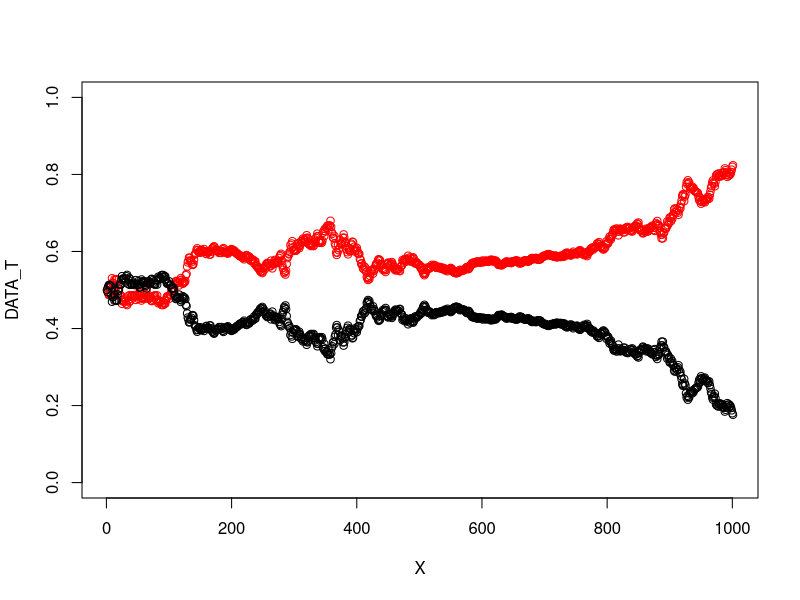
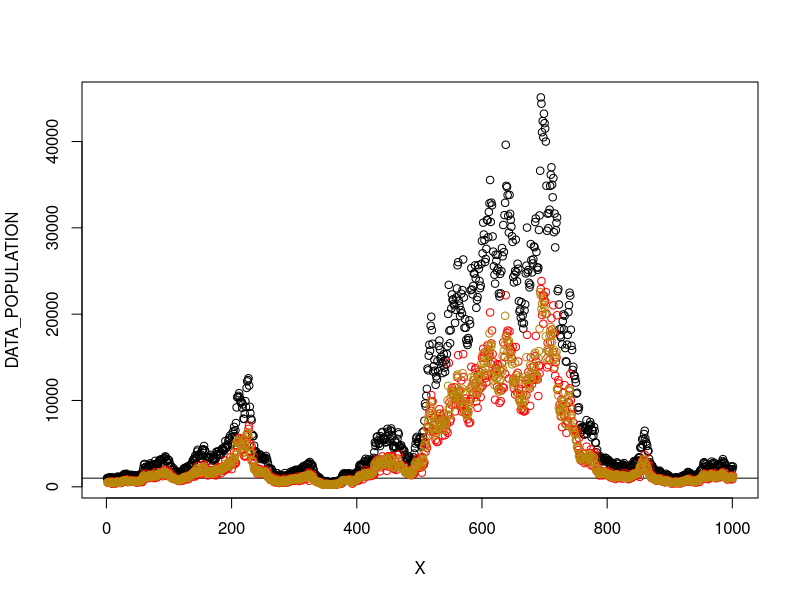

Here is the R script that generated these plots, in order:
#Set initial parameter values - population size and allele frequency
POPULATION = 1000
FREQ_T = 0.5
FREQ_S = 1-FREQ_T

#Check variable - makes sure allele frequencies are always right
CHECK_FREQS<-NULL

SEX_RATIO_F = 0.5
SEX_RATIO_M = 1-SEX_RATIO_F

#Get number of individuals for each sex and genotype
#Use a for loop through number of individuals plus if statement
#There has to be a better way to optimize this
#Set initial values to 0 outside loop

#Had to add t() here as for some idiotic reason it's giving me a column, rather than a row
#Might be specific to my lab desktop, but if this runs weird on another computer it will give lots of errors
#To fix, just remove the outer parenthesis and the t
#COlumn output makes data storage look weird
NUMBERS_FEMALE<-t(rmultinom(1,POPULATION*SEX_RATIO_F,c(FREQ_T^2,FREQ_T*2*FREQ_S,FREQ_S^2)))
NUMBERS_MALE<-t(rmultinom(1,POPULATION*SEX_RATIO_M,c(FREQ_T^2,FREQ_T*FREQ_S*2,FREQ_S^2)))

DATA_MALE<-NULL
DATA_FEMALE<-NULL

#Add initial values to data output for plotting
DATA_MALE<-rbind(DATA_MALE,NUMBERS_MALE)
DATA_FEMALE<-rbind(DATA_FEMALE,NUMBERS_FEMALE)

#Collect total population data
DATA_POPULATION<-POPULATION

DATA_S<-FREQ_S
DATA_T<-FREQ_T

#Number of generations for simulation to run
#Useful for when we go to nested for loops or similar for multiple runs, to get summaries
GENERATIONS<-1000

for (i in 1:GENERATIONS){
  
  #New generation
  #Probabilities for different genotypes of offpring
  #HS - homozygote sneaker, HT - homozygote territorial, HET - heterozygote
  #Notation: e.g. HSTOHS - probability of HS female having HS offspring
  SS_TO_SS<-(NUMBERS_MALE[3]/sum(NUMBERS_MALE))+(0.5*NUMBERS_MALE[2]/sum(NUMBERS_MALE))
  SS_TO_ST<-(NUMBERS_MALE[1]/sum(NUMBERS_MALE))+(0.5*NUMBERS_MALE[2]/sum(NUMBERS_MALE))
  TT_TO_TT<-(NUMBERS_MALE[1]/sum(NUMBERS_MALE))+(0.5*NUMBERS_MALE[2]/sum(NUMBERS_MALE))
  TT_TO_ST<-(NUMBERS_MALE[3]/sum(NUMBERS_MALE))+(0.5*NUMBERS_MALE[2]/sum(NUMBERS_MALE))
  ST_TO_TT<-((0.5*(NUMBERS_MALE[1]/sum(NUMBERS_MALE)))+(0.25*(NUMBERS_MALE[2]/sum(NUMBERS_MALE))))
  ST_TO_SS<-((0.5*(NUMBERS_MALE[3]/sum(NUMBERS_MALE)))+(0.25*(NUMBERS_MALE[2]/sum(NUMBERS_MALE))))
  ST_TO_ST<-(1-ST_TO_TT-ST_TO_SS)
  
  #Now caclculating offspring numbers from females of each genotype...
  OFFSPRING_OF_SS<-rmultinom(1,NUMBERS_FEMALE[3]*2,c(SS_TO_SS,SS_TO_ST))
  OFFSPRING_OF_TT<-rmultinom(1,NUMBERS_FEMALE[1]*2,c(TT_TO_ST,TT_TO_TT))
  OFFSPRING_OF_ST<-rmultinom(1,NUMBERS_FEMALE[2]*2,c(ST_TO_TT,ST_TO_ST,ST_TO_SS))
  
  #For next generation, let's find out how many offspring of each genotype...
  POPULATION<-sum(OFFSPRING_OF_TT,OFFSPRING_OF_ST,OFFSPRING_OF_SS)
  TOTAL_SS<-sum(OFFSPRING_OF_SS[1],OFFSPRING_OF_ST[3])
  TOTAL_ST<-sum(OFFSPRING_OF_SS[2],OFFSPRING_OF_ST[2],OFFSPRING_OF_TT[1])
  TOTAL_TT<-sum(OFFSPRING_OF_ST[1],OFFSPRING_OF_TT[2])
  FREQ_T<-((2*TOTAL_TT) + TOTAL_ST)/(POPULATION*2)
  FREQ_S<-(2*(TOTAL_SS) + TOTAL_ST)/(POPULATION*2)
  
  #Stochastic sex ratio - draw from a beta distribution
  #Parameters are 50/50 - this is completely arbitrary and we can play with it
  ALPHA<-50
  BETA<-50
  SEX_RATIO_F<-rbeta(1, ALPHA,BETA)
  SEX_RATIO_M<-1-SEX_RATIO_F

  #Calculating our numbers of males and females for the next gen...
  NUMBERS_FEMALE<-c(ceiling(SEX_RATIO_F*TOTAL_TT),ceiling(SEX_RATIO_F*TOTAL_ST),ceiling(SEX_RATIO_F*TOTAL_SS))
  NUMBERS_MALE<-c(floor(SEX_RATIO_M*TOTAL_TT),floor(SEX_RATIO_M*TOTAL_ST),floor(SEX_RATIO_M*TOTAL_SS))
  DATA_MALE<-rbind(DATA_MALE,NUMBERS_MALE)
  DATA_FEMALE<-rbind(DATA_FEMALE,NUMBERS_FEMALE)
  DATA_POPULATION<-c(DATA_POPULATION,POPULATION)
  DATA_S<-c(DATA_S,FREQ_S)
  DATA_T<-c(DATA_T,FREQ_T)
  CHECK_FREQS[i]<-(FREQ_S+FREQ_T)
}

#Get total number of males and females at each step
TOTAL_NUMBER_OF_FEMALES<-NULL
TOTAL_NUMBER_OF_MALES<-NULL

for(i in 1:GENERATIONS+1){
  TOTAL_NUMBER_OF_FEMALES[i]<-sum(DATA_FEMALE[i,])
  TOTAL_NUMBER_OF_MALES[i]<-sum(DATA_MALE[i,])
}

X<-seq(GENERATIONS+1)
plot(cbind(X,DATA_T),ylim=c(0,1),col='red')
points(cbind(X,DATA_S))
plot(cbind(X,DATA_POPULATION))
#Marks initial population
abline(h=1000)
points(cbind(X,TOTAL_NUMBER_OF_MALES),col='red')
points(cbind(X,TOTAL_NUMBER_OF_FEMALES),col='darkgoldenrod')
#Diagnostic, should be equal to generations
sum(CHECK_FREQS)==GENERATIONS
